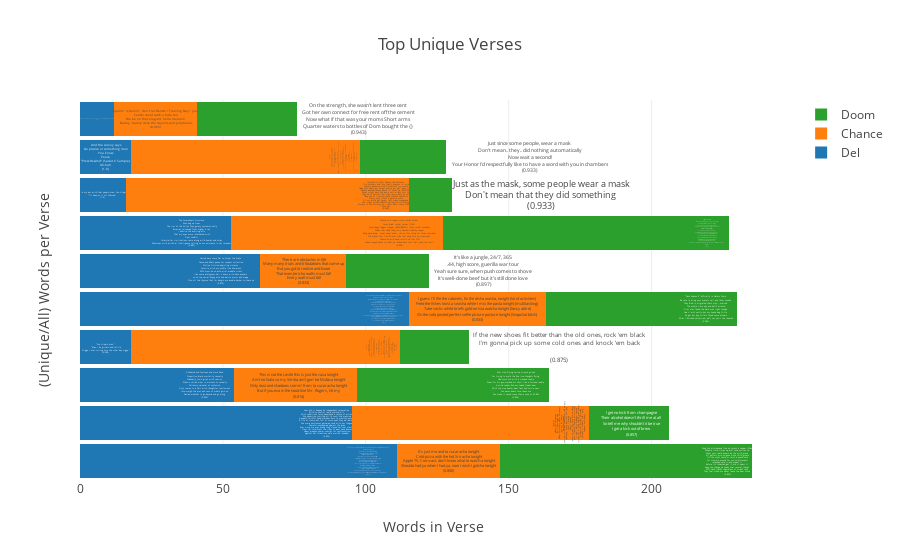

Write notebook code for a chart like this one.
### Code cell
vs = unique_verses_bar(sub_works.values())

### Figure 1 — Plotly figure (JSON) as saved in the notebook; plotly's stock layout.template omitted (floating-point values rounded to 4 significant figures)
{"data": [{"hoverinfo": "text", "name": "Del", "orientation": "h", "text": ["The humanoid race feels that they should rule the whole space-time continuum<br>Decimating villages<br>Deltron, the hero of alliance is sent forth<br>To insure chief aids don't catch a heat ray<br>I just scoped this fiber rope<br>It looks like a good conductor of electricity<br>Use it for a stun net for anyone stepping in the vicinity<br>Living within the walls of our buildings<br>Impervious surface, industrial strength<br>Heavy-duty shield generators for hater attempts<br>Metallic content within the star ship<br>Computer system shoots us through parsecs<br>Light years, astronomical units<br>NASA couldn't fathom the havoc they producing<br>Measured in fractions involving objects from a single star system but yet so complex<br>(0.829)", "How did it happen An independent corporation<br>With no control could maintain it<br>With rebellious force, developed a course of action<br>We advertise, inviting all to court, the massive<br>A queen's faithful hand, maidens born to wealthy parents<br>A life of luxury, but full of scorn, yeah, they be jealous<br>We were omnivores, gathered food with our tongues<br>Peaceful, unprepared against the guns<br>Ever since we was young they slayed our real master<br>Now I'm told, blast the rifles to peel back domes<br>Heavy weapon power sources for confrontation<br>Against hot situations, safe world's invaded<br>(0.832)", "A hundred and fourteen and more fiend<br>Proportion, black mortality casualty<br>Gradually losin grips with reality<br>When a child's view in violence so casually<br>Callously, carousel of confusion<br>Only comes to a halt with thoughtful conclusions<br>I'ma weigh the pros and cons of what's goin on<br>Decide whether to go beyond and go along<br>(0.833)", " <br>\"You trippin' man.\"<br>\"Man I be grindin' and chillin'<br> Nigga, I was rolling dice the other day nigga.\" <br>(0.833)", "Yo, avoiding the corporate sector running with the rebel operatives<br>Pulling a dark saber out on hostages<br>Deltron O from the under city wonders will they never cease<br>Fear of black planet, serious heat<br>Here in the street high doubts and strongholds<br>Action adventures go beyond the globe<br>The lost ones mobbing in repulsive trucks<br>Transporting troops and not for sport<br>My measurement systems are pleasant for listening<br>Imperial decree that legalizes conditions in certain instances<br>Battle techniques require split second timing<br>The usage designed with large spacecrafts in mind highly maneuverable<br>Turbo lasers will do more than subdue them fools<br>Provincial governor peripheral cameras cover<br>Every corner and crevice I catch a glimpse at<br>(0.87)", "Hurrah, here come Del to dispel the blahs<br>Cause and effect, pause for respect collection<br>Diction friction, depicting violence<br>Volatile with my profile, like Molotov's<br>MC's must be on auto-pilot, waddle silent<br>like some platypuses, Del is down with data pushers<br>with top secret floppy disk and battle armor and mega<br>Plus all the rhymes that I'm bangin are double-decker, to check ya<br>(0.873)", "The forerunners' structure<br>Was dug up from<br>The rim of the Milky Way galaxy systematically<br>Empires collapsed from higher a tax<br>I admire the aspiring acts<br>That my eyes were infatuated with<br>Final conflict<br>Interstellar civilizations came along with bombs and ships<br>Machines with artificial intelligence telling us our existence is not relevant<br>(0.887)", "\"All in my ear with that yappin, man. You trippin.\" <br>\"I'll keep at it to! Wassup\" <br>(1.0)", "And the survey says<br>Go pratice or something man<br>You know<br>Peace<br>\"Press Rewind\" (Sadat X Sample)<br>Ah-hah<br>(1.0)", " Yeah man next they gonna have you up in the spellbound lost'n'found<br>(1.0)"], "textposition": "bottom", "type": "bar", "width": 0.9, "x": [111, 95, 54, 18, 115, 63, 53, 16, 18, 12]}, {"hoverinfo": "text", "name": "Chance", "orientation": "h", "text": ["It's just me and la cucaracha tonight<br>Cold pizza with the hot Sriracha tonight<br>Apple TV, Comcast, don't know what to watch-a tonight<br>Shoulda had ya when I had ya, now I wish I gotcha tonight<br>(0.806)", "Stupid ass student<br>True I got truants in Spanish<br>Beats by Inglish rap chanish<br>Fluent, can't fly got flew in I'm foolin'<br>Adidas influence Nike I do's it<br>Coolin' with Mikey, lowkey I rock<br>Mags on my bike, Tay like he chuck<br>Hockey I puck<br>Rockie I fresh<br>Saki, my cup like Rocky \"Wassup\"<br>Ohh he got two weeks ten with the foolie<br>Doobie sawbuck<br>School be too huff<br>Caleb my nigga, Fresco my nigga<br>Gon head send it up<br>SaveMula too tough<br>(0.807)", "This is not the castle this is just the casa tonight<br>Ain't no Nala so my Simba ain't gon' be Mufasa tonight<br>Only dust and shadows comin' from la cucaracha tonight<br>But if you eva in the hood like Mr. Rogers, hit my<br>(0.814)", "Light a joint<br>Or spliff it if you classy<br>Split a swisha witcha nigga<br>If you ask me<br>Ain't no questions hit it vividly and pass me<br>Don't answer about your problems<br>Or your issues or your Ashleys<br>It's a quarter to imminent, ten minutes to infinite<br>Rims, Henny, and reminisce<br>Nostalgia and MandM;'s<br>Cinnamon tone women and<br>Feminine's getting intimate<br>All broads is frivolous<br>Homies could get they dividends<br>Damn, is he illiterate, literal syndicate<br>Illegitimate, idiot, gangbanger affiliate<br>Sick twisted prick, sick sadistic son of a biscuit<br>Man fuck this shit<br>(0.819)", "I guess I'll file the cabinets, fix the disha washa, tonight (lot of activities)<br>Feed the fishes twist a swisha while I mix the pasta tonight (multitasking)<br>Tube socks white briefs gold wrista watcha tonight (fancy attire)<br>On the sofa posted perfect selfie picture posture tonight (Snapchat bitch)<br>(0.833)", "There are obstacles in life<br>Many many trials and tribulations that come up<br>But you got to realize and know<br>That even Jericho walls must fall<br>Every wall must fall<br>(0.833)", "Chance, acid rapper, soccer, hacky sacker<br>Cocky khaki jacket jacker (IGH!)<br>Slap-happy faggot slapper (BRUH BRUH~!) Iraqi rocket launcher<br>Shake that Laffy Taffy, Jolly Rancher/raunchy rapper<br>Bang, bang, bang - skeet, skeet, skeet; she do that thing for three retweets<br>The album feel like '92, now take that bong 'fore he three-peat<br>Chance, ho, acid head, cruisin' on that LSD<br>Asked Joseph about my deal, he looked back said \"hell yeah, let's eat!\"<br>(0.838)", "Introducin' (IGH!) Chance the Ruthless<br>Trip 'shrooms and lucy (hah!) dreams is lucid<br>Loosely based on music, swallow my mucus<br>Hope your pussy get herpes and yo' ass get lupus (IGH!)<br>Deuces douches, deuce deuce I'll shoot ya (BLAOW)<br>Shoes might boot 'cha and a suit might suit 'cha<br>They be on bullshit but they really don't do shit<br>They use of illusion could confuse Confucius<br>Nasty, ashy (IGH!) cigarette ashin'<br>'til my voice get raspy; last week suspended<br>Last night kissed Va$htie, parleyed with Ashley<br>Always in the hallway, so I never been classy (hahaha)<br>Shut up!<br>(0.838)", "Wavy so wavy<br>Trendin' I'm trendy<br>Bending these pennies mommy done gave me<br>Business so savvy<br>Savey no spendy<br>Drifty so empty<br>City so windy<br>Master champ Chancelor, TrapMan the Chance or<br>Vance the bag handler, Bagger Vance<br>Pants is baggy, Vans rancid<br>Band of bad bandits<br>Abandoned bandanas banned from band practice<br>Sentence so gavel<br>Wordplay so scrabble<br>Chance to split atoms slit Adams apples<br>Adamant chano rat a tat vandals<br>Had to have at em' as an example<br>(0.863)", "Sparrin' is trainin', don't let Denzel +Training Day+ you<br>Sensei could catch a fade too<br>We be on that elegant, hella melanin<br>Barely, barely since the crayons and jellybeans<br>(0.966)"], "textposition": "bottom", "type": "bar", "width": 0.9, "x": [36, 83, 43, 94, 48, 30, 74, 99, 80, 29]}, {"hoverinfo": "text", "name": "Doom", "orientation": "h", "text": ["Grab the microphone like he smack a rapper iPhone<br>PRhyme time, time's up, dial tone, smile's on<br>Show your teeth, known by the wild prone<br>All getters, pile on, gone since child grown<br>On the count, check, or catch a pound neck<br>for clownin around for rec', no disrespect<br>intended, said it, and meant it<br>Before it's invented, get it, did it, spent it<br>Keep the change, he needs that receipt, thanks<br>MC's need franks regardless of street rank<br>They feet stank, we never leave the beat blank<br>(0.852)", "I get no kick from champagne<br>Their alcohol doesn't thrill me at all<br>So tell me why shouldn't it be true<br>I get a kick out of brew<br>(0.857)", "War nine, frying swine to pork grinds<br>For trying to walk the fine line, thoughts flying<br>Had more fun with a crooked rookie<br>Went for his gun, cracked his skull like a fortune cookie<br>A mind reader, find out, speak, freaks bow<br>With the nine heater, beat feet and smile now<br>Ten paces, about face, chase me<br>We make it sound crazy than a case of M-80's<br>(0.866)", "If the new shoes fit better than the old ones, rock 'em black<br>I'm gonna pick up some cold ones and knock 'em back<br> <br>(0.875)", "\"Duck Season 3\" officially in Haters Town<br>Be sure to bring your maters call, and lazer sounds<br>They flied in, migrated, that's why I waited<br>The whole time eye and balls dilated<br>Flier was faded, the date was right though<br>Hoe it ain't nuttin but my hound dog Nitro<br>Go get 'em boy, Villain found some dinners<br>After I finished skinnin 'em y'all can split the innards<br>(0.896)", "It's like a jungle, 24/7, 365<br>.44, high score, guerilla war tour<br>Yeah sure sure, when push comes to shove<br>It's well-done beef but it's still done love<br>(0.897)", "As if, stance mad stiff<br>Metal Face DOOM, beware, he bear gifts<br>Gab for the shift, overwork, overtime<br>Jerk you been warned, go for mine<br>In the dance hall play the wall like handball<br>Till his pants fall, brawl till last call<br>Loose cannon, squeeze a drip<br>Off to rip this one for the Gipper, get gypped<br>That nig' ya dig don't tip the strippers<br>Foamposite mask, matching slippers<br>Yo where's Starks Backpack of ammo<br>Warriors said let your flags blow, camo<br>These dudes is toys like Wham-O<br>Damn though, chip paint driving on the gravel with the Lambo<br>Blamo<br>(0.9)", "Just as the mask, some people wear a mask<br>Don't mean that they did something <br>(0.933)", "Just since some people, wear a mask<br>Don't mean.. they.. did nothing automatically<br>Now wait a second!<br>Your Honor I'd respectfully like to have a word with you in chambers<br>(0.933)", "On the strength, she wasn't lent three cent<br>Got her own connect for free rent off the cement<br>Now what if that was your moms Short arms <br>Quarter waters to bottles of Dom bought the {}<br>(0.943)"], "textposition": "bottom", "type": "bar", "width": 0.9, "x": [88, 28, 67, 24, 67, 29, 100, 15, 30, 35]}], "layout": {"barmode": "stack", "hovermode": "closest", "title": "Top Unique Verses", "xaxis": {"autorange": true, "showline": false, "title": "Words in Verse", "zeroline": false}, "yaxis": {"autorange": true, "showline": false, "showticklabels": false, "title": "(Unique/All) Words per Verse", "zeroline": false}}}
